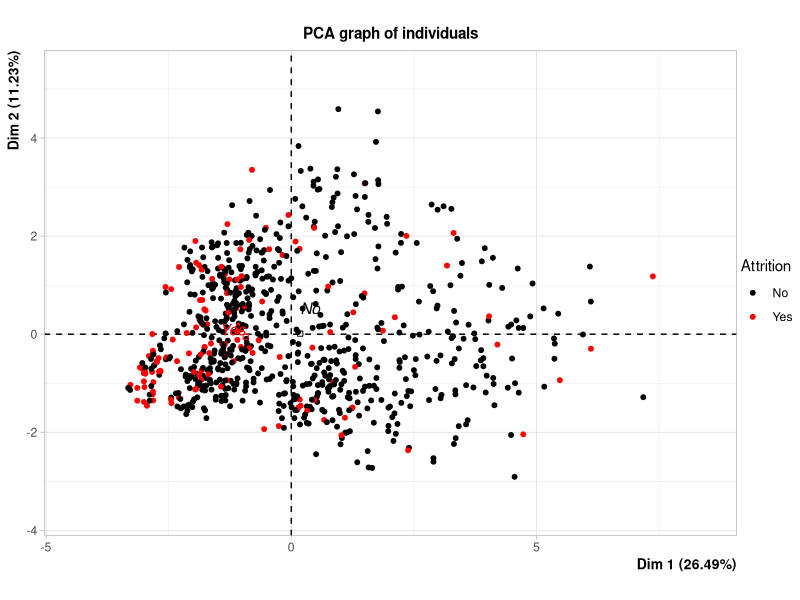
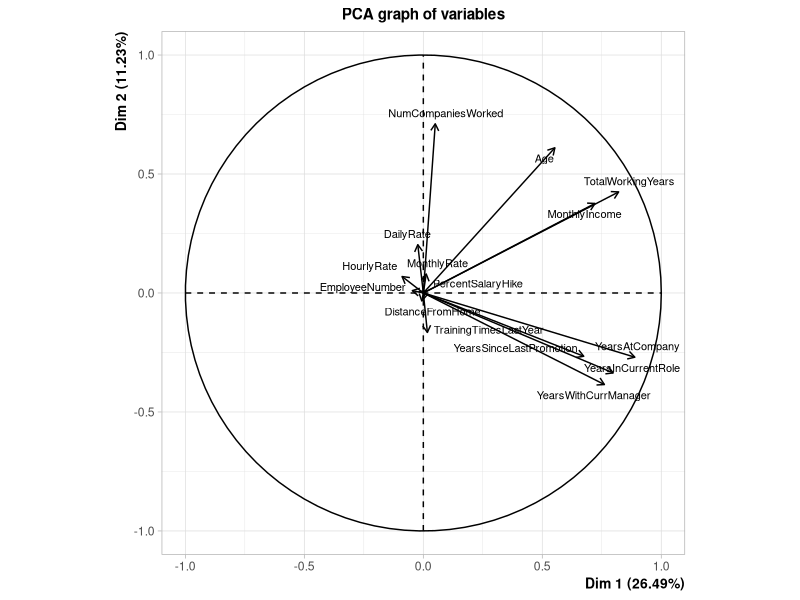
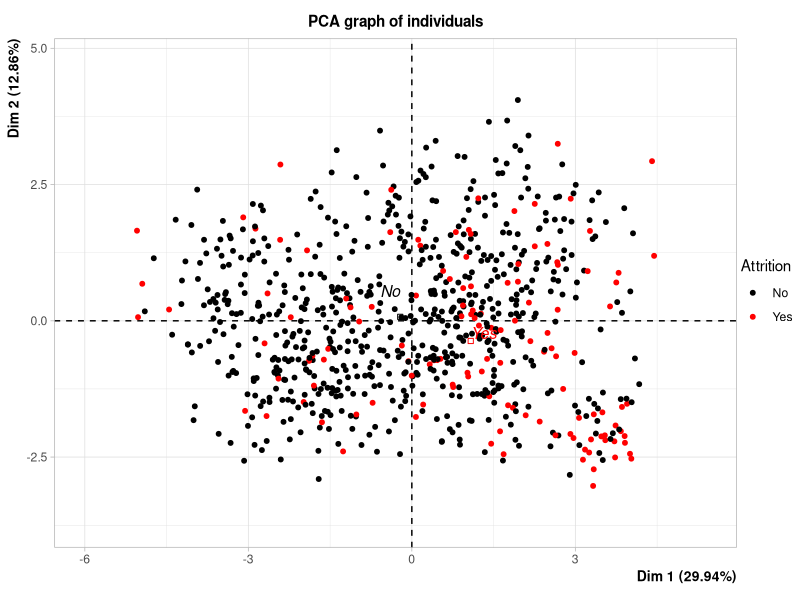
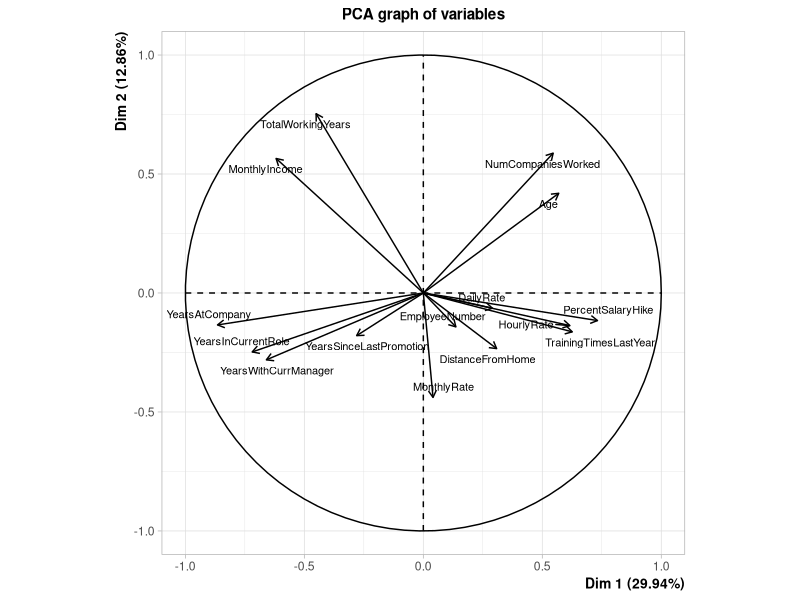
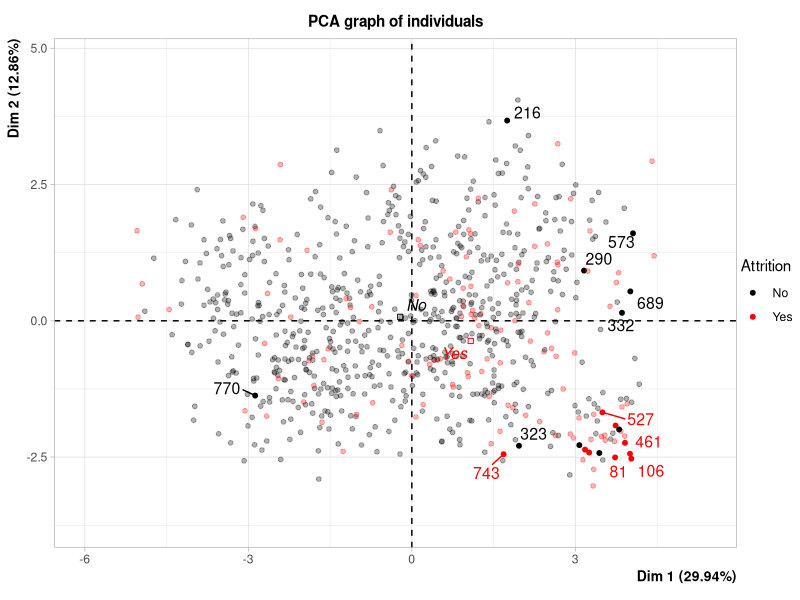
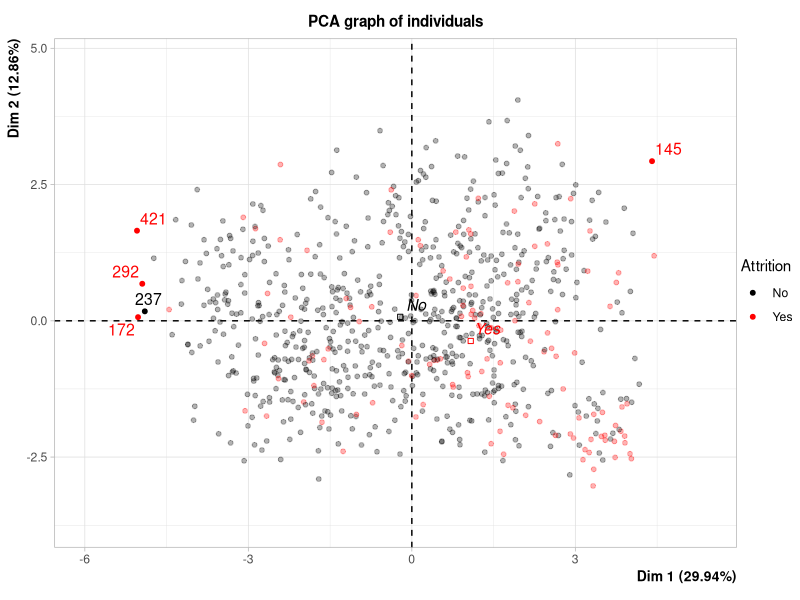
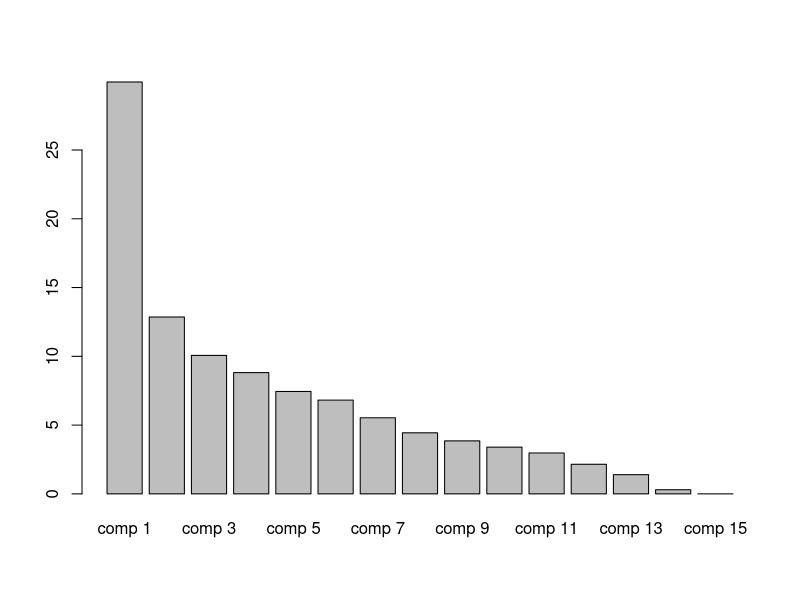
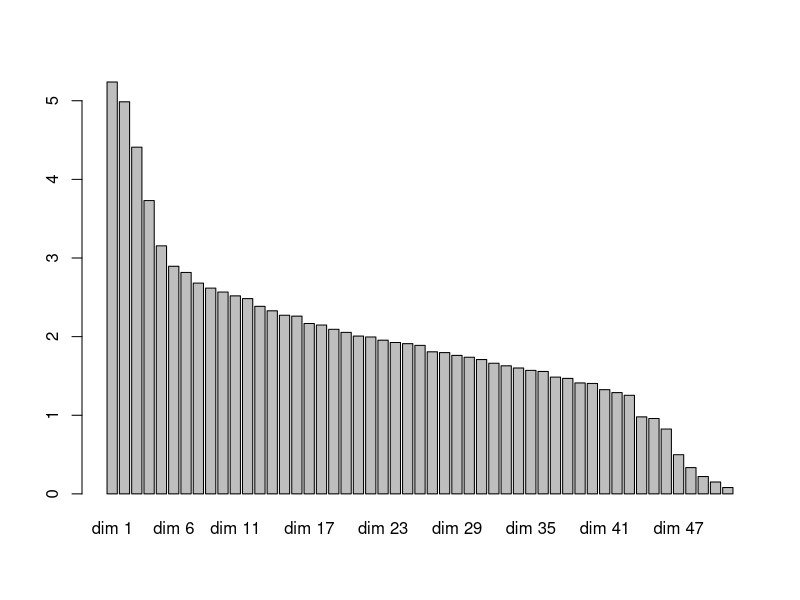

Write R code to recreate these figures, in order.
## ---- chunk 1
fact.data <- function(data) {
  if (!is.null(data$Attrition))
    data$Attrition <- as.factor(data$Attrition)
  data$BusinessTravel <- as.factor(data$BusinessTravel)
  data$Department <- as.factor(data$Department)
  data$Education <- as.factor(data$Education)
  data$EducationField <- as.factor(data$EducationField)
  data$EnvironmentSatisfaction <- as.factor(data$EnvironmentSatisfaction)
  data$Gender <- as.factor(data$Gender)
  data$JobInvolvement <- as.factor(data$JobInvolvement)
  data$JobLevel <- as.factor(data$JobLevel)
  data$JobRole <- as.factor(data$JobRole)
  data$JobSatisfaction <- as.factor(data$JobSatisfaction)
  data$MaritalStatus <- as.factor(data$MaritalStatus)
  data$OverTime <- as.factor(data$OverTime)
  data$PerformanceRating <- as.factor(data$PerformanceRating)
  data$RelationshipSatisfaction <- as.factor(data$RelationshipSatisfaction)
  data$StockOptionLevel <- as.factor(data$StockOptionLevel)
  data$WorkLifeBalance <- as.factor(data$WorkLifeBalance)
  return(data)
}
## ---- chunk 2
data_train <- read.csv2("spreadsheets/data_train.csv", sep = ",")
data_train <- na.omit(data_train)
data_train <- fact.data(data_train)
dim(data_train)
head(data_train)
## ---- chunk 3
data_train_num <- data_train[, unlist(lapply(data_train, is.numeric))]
data_train_num[16] <- data_train["Attrition"]
dim(data_train_num)
head(data_train_num)
## ---- chunk 4
chisq.test(data_train_num[-16])
## ---- chunk 5
library(FactoMineR)
res.pca <- PCA(data_train_num, scale.unit = TRUE, graph = FALSE, quali.sup = 16)
plot(res.pca, choix = "ind", habillage = 16, select = FALSE, unselect = 0)
plot(res.pca, choix = "var", cex = 0.7)
## ---- chunk 6
data_train_log <- log(data_train_num[,-16])
data_train_log[data_train_log == -Inf] <- 0
data_train_log <- t(scale(t(data_train_log)))
data_train_log <- as.data.frame(data_train_log)
data_train_log[16] <- data_train["Attrition"]

head(data_train_log)
## ---- chunk 7
res.pca.log <- PCA(data_train_log, scale.unit = TRUE, graph = FALSE, quali.sup = 16)
plot(res.pca.log, choix = "ind", habillage = 16, select = FALSE, unselect = 0)
plot(res.pca.log, choix = "var", cex = 0.7)
## ---- chunk 8
plot(res.pca.log, select="cos2 0.82", choix="ind", habillage = 16)
plot(res.pca.log, select="contrib 5", choix="ind", habillage = 16)
## ---- chunk 9
summary(res.pca.log$eig)
barplot(res.pca.log$eig[,2])
## ---- chunk 10
usefull_col <- (res.pca.log$var$contrib[,1] > median(res.pca.log$var$contrib[,1])) | (res.pca.log$var$contrib[,2] > median(res.pca.log$var$contrib[,2]))
usefull_col
## ---- chunk 11
data_train_fact <- data_train[, unlist(lapply(data_train, is.factor))]
dim(data_train_fact)
head(data_train_fact)
## ---- chunk 12
library(FactoMineR)
res.mca = MCA(data_train_fact, graph = FALSE)
barplot(res.mca$eig[,2])
plot(res.mca, choix = "var", cex = 0.7)
plot(res.mca, choix = "var", xlim = c(0, 0.05), ylim = c(0, 0.05), cex = 0.5)
## ---- chunk 13
attach(data_train)
chisq.test(table(EducationField, JobRole))
chisq.test(table(EducationField, Department))
chisq.test(table(JobRole, Department))
## ---- chunk 14
attach(data_train)
plot(table(Attrition,Gender))
chisq.test(table(Attrition,Gender))
